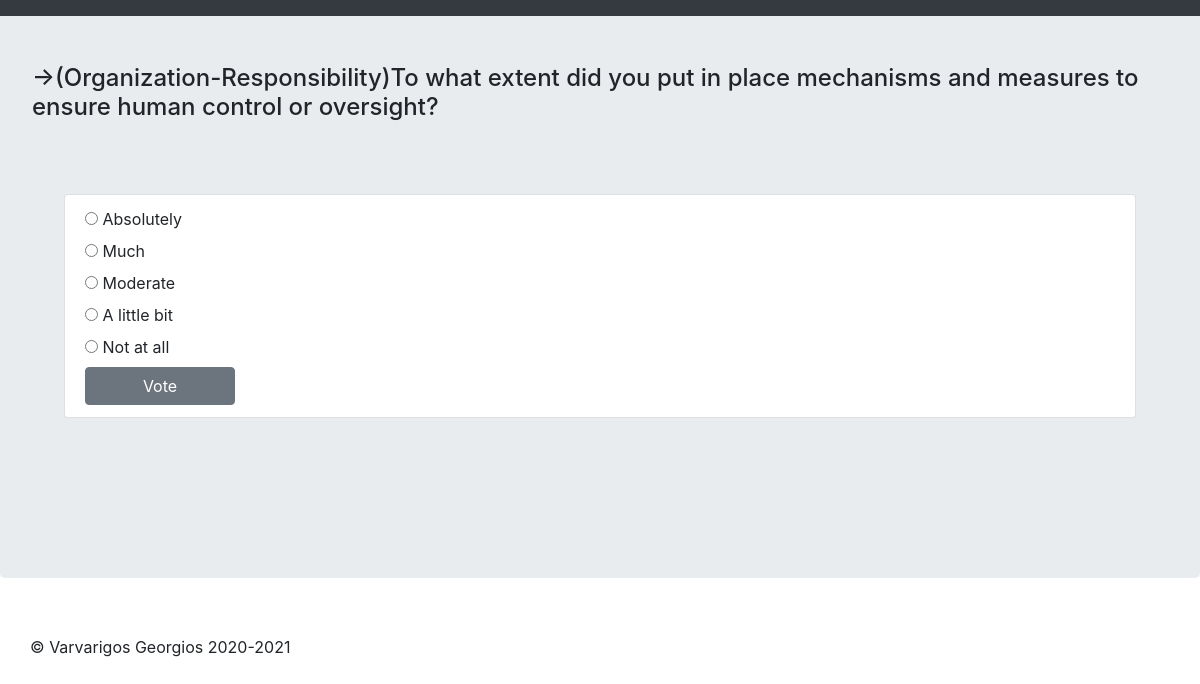
/polls/102/, run on the app's committed database.
### polls/models.py (models this page shows, shortened)
class Question(models.Model):
    question_text = models.CharField(max_length=1000)
    pub_date = models.DateTimeField('date published')
    def was_published_recently(self):
        now = timezone.now()
        return now - datetime.timedelta(days=1) <= self.pub_date <= now
    was_published_recently.admin_order_field = 'pub_date'
    was_published_recently.boolean = True
    was_published_recently.short_description = 'Published recently?'

class Choice(models.Model):
    question = models.ForeignKey(Question, on_delete=models.CASCADE)
    choice_text = models.CharField(max_length=200, )
    votes = models.IntegerField(default=0)
    answer_text = models.CharField(max_length=200, blank=True)
    class Meta:
        db_table = 'polls_choice'

### polls/views.py (the view)
# urls.py: path('<int:pk>/', views.DetailView.as_view(), name='detail'),
class DetailView(generic.DetailView):
    model = Question
    template_name = 'polls/detail2.html'
    def get_queryset(self):
        return Question.objects.filter(pub_date__lte=timezone.now())

### polls/templates/polls/detail2.html (shortened to what this page needs)
<!DOCTYPE html>
<!DOCTYPE html>
<html lang="en">
<head>
    {% load static %}
    <link rel="stylesheet" href="https://stackpath.bootstrapcdn.com/bootstrap/4.5.2/css/bootstrap.min.css">
    <link rel="stylesheet" href="https://maxcdn.bootstrapcdn.com/font-awesome/4.7.0/css/font-awesome.min.css">
</head>
<body>
<nav class="navbar navbar-expand-md navbar-dark fixed-top bg-dark"></nav>
<main role="main">
    <div class="jumbotron">
        <h4 class="panel-title">&rarr;{{ question.question_text }}</h4>
        <div class="jumbotron ">
            <ul class="list-group">
                <li class="list-group-item">
                    <form action="{% url 'polls:vote' question.id %}" method="post">
                        <strong> {% for choice in question.choice_set.all %}</strong>
                        <input type="radio" name="choice" id="choice{{ forloop.counter }}"
                               value="{{ choice.id }}">
                        <label for="choice{{ forloop.counter }}">{{ choice.choice_text }}</label><br>
                        {% endfor %}
                        <input type="submit" style="width: 150px !important;" class="btn btn-secondary" value="Vote">
                    </form>
                </li>
            </ul>
        </div>
    </div>
</main>
<footer class="container" style="padding: 25px 0px 5px!important" >
    <p>© Varvarigos Georgios 2020-2021</p>
</footer>
</body>
</html>

### data on the page
Question: question_text "(Organization-Responsibility)To what extent did you put in place mechanisms and measures to ensure human control or oversight?"
Choice: choice_text "Absolutely"
Choice: choice_text "Much"
Choice: choice_text "Moderate"
Choice: choice_text "A little bit"
Choice: choice_text "Not at all"
